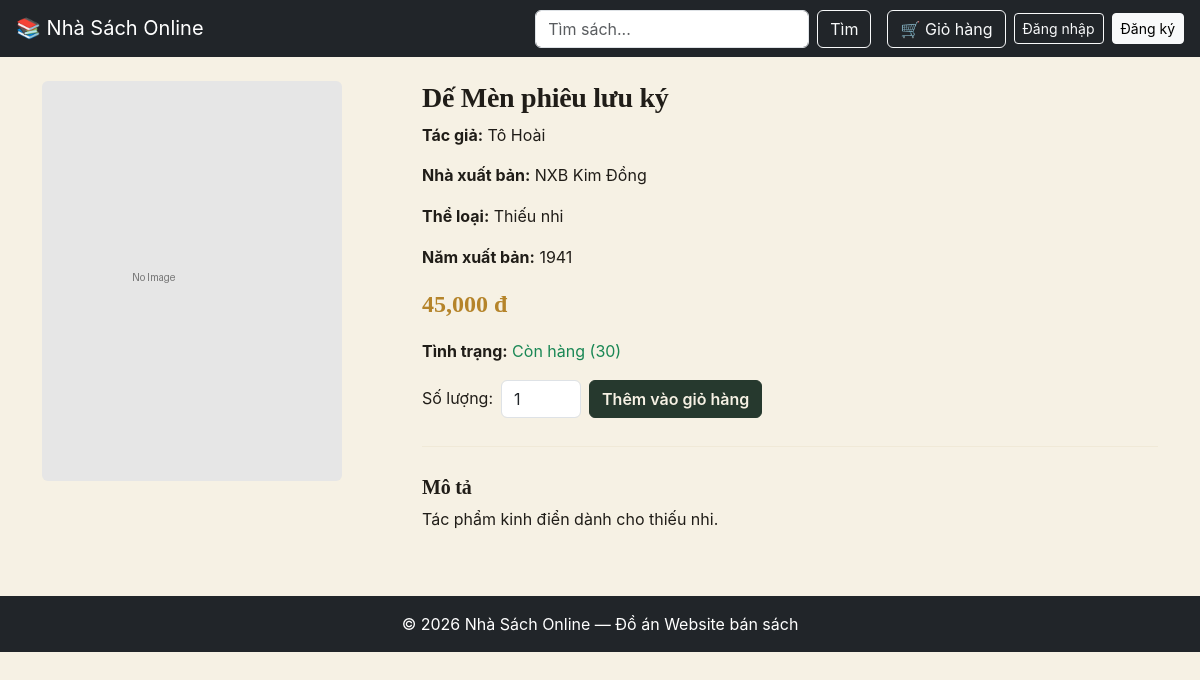
Screenshot of /chi_tiet.php?id=2 with the database file from the repository.
### tables this page shows
CREATE TABLE sach (
  id INT AUTO_INCREMENT PRIMARY KEY,
  ten_sach VARCHAR(255) NOT NULL,
  id_tacgia INT,
  id_nxb INT,
  id_theloai INT,
  gia DECIMAL(12,0) NOT NULL,
  so_luong_ton INT DEFAULT 0,
  mo_ta TEXT,
  hinh_anh VARCHAR(255) DEFAULT 'no-image.png',
  nam_xb YEAR,
  FOREIGN KEY (id_tacgia) REFERENCES tacgia(id) ON DELETE SET NULL,
  FOREIGN KEY (id_nxb) REFERENCES nhaxuatban(id) ON DELETE SET NULL,
  FOREIGN KEY (id_theloai) REFERENCES theloai(id) ON DELETE SET NULL
);

CREATE TABLE tacgia (
  id INT AUTO_INCREMENT PRIMARY KEY,
  ten_tacgia VARCHAR(100) NOT NULL,
  tieu_su TEXT
);

CREATE TABLE nhaxuatban (
  id INT AUTO_INCREMENT PRIMARY KEY,
  ten_nxb VARCHAR(100) NOT NULL,
  dia_chi VARCHAR(255)
);

CREATE TABLE theloai (
  id INT AUTO_INCREMENT PRIMARY KEY,
  ten_theloai VARCHAR(100) NOT NULL
);

### chi_tiet.php (the view, shortened to what this page needs)
<?php
require_once 'includes/config.php';
$id = (int) $_GET['id'];
$stmt = $conn->prepare("SELECT s.*, t.ten_tacgia, n.ten_nxb, tl.ten_theloai
                         FROM sach s
                         LEFT JOIN tacgia t ON s.id_tacgia = t.id
                         LEFT JOIN nhaxuatban n ON s.id_nxb = n.id
                         LEFT JOIN theloai tl ON s.id_theloai = tl.id
                         WHERE s.id = ?");
$stmt->bind_param("i", $id);
$stmt->execute();
$sach = $stmt->get_result()->fetch_assoc();
require_once 'includes/header.php';
?>
<div class="row">
  <div class="col-md-4">
    <img src="uploads/<?= htmlspecialchars($sach['hinh_anh']) ?>" class="img-fluid rounded" alt="<?= htmlspecialchars($sach['ten_sach']) ?>">
  </div>
  <div class="col-md-8">
    <h3><?= htmlspecialchars($sach['ten_sach']) ?></h3>
    <p><b>Tác giả:</b> <?= htmlspecialchars($sach['ten_tacgia'] ?? 'Đang cập nhật') ?></p>
    <p><b>Nhà xuất bản:</b> <?= htmlspecialchars($sach['ten_nxb'] ?? 'Đang cập nhật') ?></p>
    <p><b>Thể loại:</b> <?= htmlspecialchars($sach['ten_theloai'] ?? 'Đang cập nhật') ?></p>
    <p><b>Năm xuất bản:</b> <?= htmlspecialchars($sach['nam_xb']) ?></p>
    <p class="gia-sach fs-4"><?= number_format($sach['gia']) ?> đ</p>
    <p><b>Tình trạng:</b>
      <?= $sach['so_luong_ton'] > 0 ? '<span class="text-success">Còn hàng (' . $sach['so_luong_ton'] . ')</span>' : '<span class="text-danger">Hết hàng</span>' ?>
    </p>
    <?php if ($sach['so_luong_ton'] > 0): ?>
        <form method="POST" action="gio_hang.php" class="d-flex align-items-center gap-2">
            <label>Số lượng:</label>
            <input type="number" name="so_luong" value="1" min="1" max="<?= $sach['so_luong_ton'] ?>" class="form-control" style="width:80px">
            <button type="submit" class="btn btn-primary">Thêm vào giỏ hàng</button>
        </form>
    <?php else: ?>
        <button class="btn btn-secondary" disabled>Hết hàng</button>
    <?php endif; ?>
    <hr>
    <h5>Mô tả</h5>
    <p><?= nl2br(htmlspecialchars($sach['mo_ta'])) ?></p>
  </div>
</div>
<?php require_once 'includes/footer.php'; ?>

### assets/css/style.css (style rules this page uses)
:root { --paper: #F6F1E4; --paper-2: #EFE7D3; --ink: #201D18; --ink-soft: #55503F; --forest: #26392E; --forest-2: #33493A; --brass: #B5842A; --brass-soft: #D9B45F; --burgundy: #6E2A32; --line: #DCD0AF; --shadow: 0 8px 24px rgba(38, 57, 46, 0.12); }
* { box-sizing: border-box; }
body { background: var(--paper); color: var(--ink); font-family: "Source Sans 3", -apple-system, "Segoe UI", sans-serif; font-size: 16px; line-height: 1.55; }
h1, h2, h3, h4, h5, .brand-font { font-family: "Fraunces", Georgia, serif; font-weight: 600; color: var(--ink); letter-spacing: -0.01em; }
hr, .rule { border: none; border-top: 1px solid var(--line); margin: 1.75rem 0; }
.gia-sach { color: var(--brass); font-family: "Fraunces", serif; font-weight: 600; }
.btn-primary, .btn-success { background: var(--forest) !important; border-color: var(--forest) !important; color: var(--paper) !important; font-weight: 600; }

### rows the page displays
sach: hinh_anh (placeholder picture), ten_sach "Dế Mèn phiêu lưu ký", id_tacgia.ten_tacgia "Tô Hoài", id_nxb.ten_nxb "NXB Kim Đồng", id_theloai.ten_theloai "Thiếu nhi", nam_xb "1941", gia "45,000", so_luong_ton "30", mo_ta "Tác phẩm kinh điển dành cho thiếu nhi."
